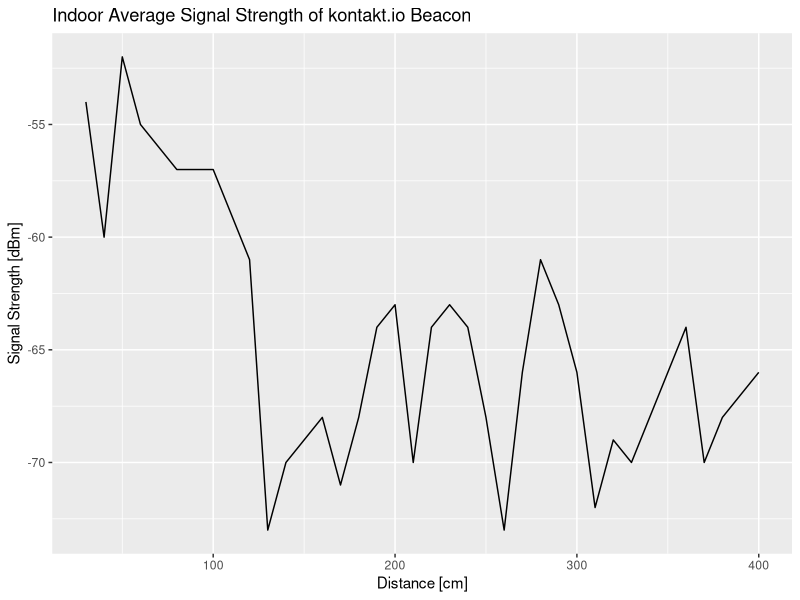
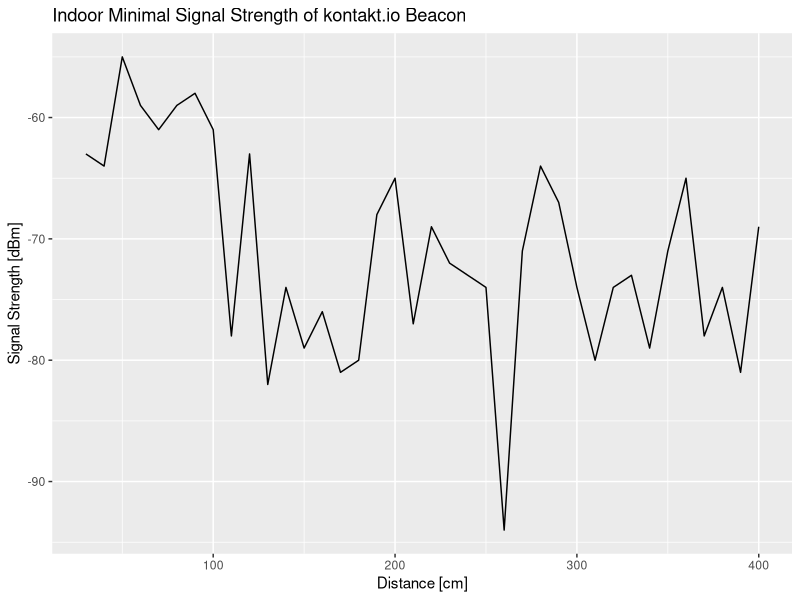
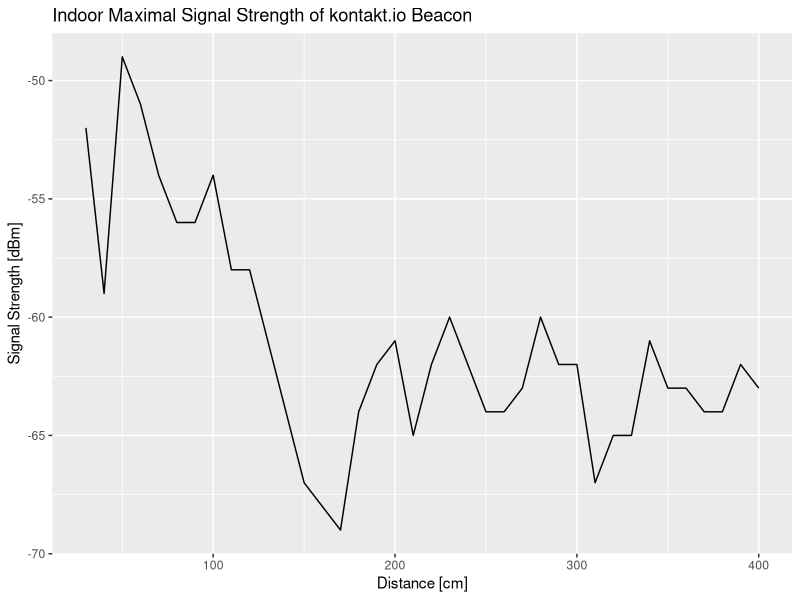
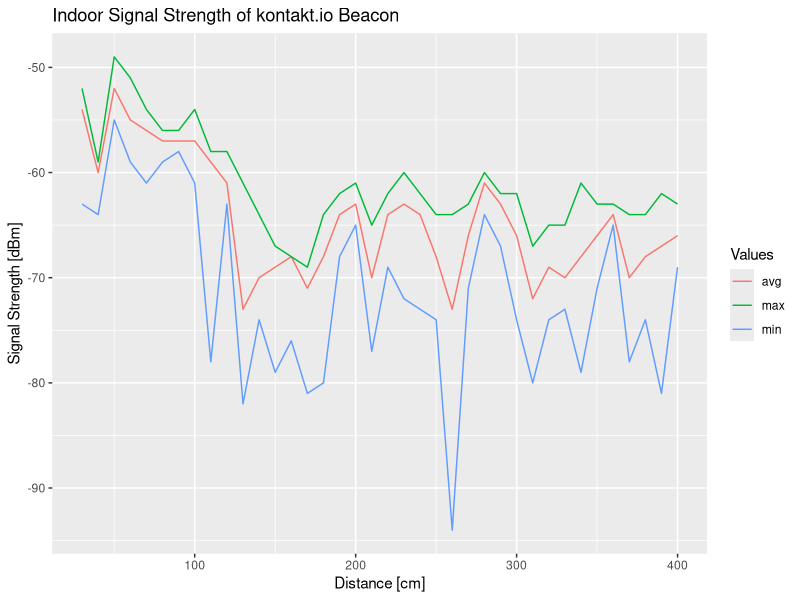

Write R code to recreate these figures, in order.
library(ggplot2)

#avgData <- c(-60, -61, -67, -73, -66, -65, -63, -59, -61)
#minData <- c(-63, -70, -83, -96, -75, -69, -69, -65, -67)
#maxData <- c(-57, -56, -58, -60, -59, -60, -58, -55, -55)

data <- read.csv(file='DataiPhone4s.csv', head=TRUE, sep=';')

pdf(file="avgiphone4s.pdf", onefile=TRUE, pagecentre=TRUE, width=12, height=6)

print(
	ggplot(data = data, aes(x=distance, y=avg_signalstrength)) + geom_line() + ylab("Signal Strength [dBm]") + xlab("Distance [cm]") + ggtitle("Indoor Average Signal Strength of kontakt.io Beacon")
)
	
pdf(file="miniphone4s.pdf", onefile=TRUE, pagecentre=TRUE, width=12, height=6)
print(
	ggplot(data = data, aes(x=distance, y=min_signalstrength)) + geom_line() + ylab("Signal Strength [dBm]") + xlab("Distance [cm]") + ggtitle("Indoor Minimal Signal Strength of kontakt.io Beacon")
)

pdf(file="maxiphone4s.pdf", onefile=TRUE, pagecentre=TRUE, width=12, height=6)
print(
	ggplot(data = data, aes(x=distance, y=max_signalstrength)) + geom_line() + ylab("Signal Strength [dBm]") + xlab("Distance [cm]") + ggtitle("Indoor Maximal Signal Strength of kontakt.io Beacon")
)


pdf(file="alliphone4s.pdf", onefile=TRUE, pagecentre=TRUE, width=12, height=6)
print(
	ggplot(data = data, aes(x=distance, y=value)) + geom_line(aes(y=avg_signalstrength, col = 'avg')) + geom_line(aes(y=min_signalstrength, col = 'min')) + geom_line(aes(y=max_signalstrength, col = 'max'))   + ylab("Signal Strength [dBm]") + xlab("Distance [cm]") + ggtitle("Indoor Signal Strength of kontakt.io Beacon") + labs(colour = "Values") 

)